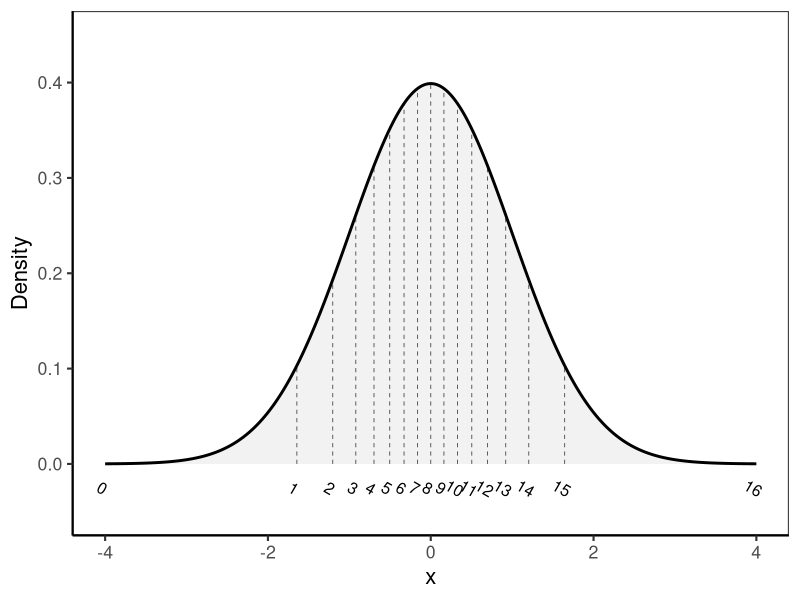

Generate this figure with R:
library(ggplot2)
library(ggthemes)
library(dplyr)

# Generate data for the normal distribution
x <- seq(-4, 4, length.out = 1000)
y <- dnorm(x)
df <- data.frame(x = x, y = y)

# Calculate quantiles
# Use ±20 for infinity
quantiles <- c(-20, qnorm(seq(0.05, 0.95, length.out = 15)), 20)

# Create data frame for the clipped vertical lines
line_data <- data.frame()
for (q in quantiles[2:(length(quantiles) - 1)]) { # Skip the ±20 points
  y_at_q <- dnorm(q)
  line_data <- rbind(
    line_data,
    data.frame(
      x = q,
      y_start = 0,
      y_end = y_at_q
    )
  )
}

# Create data for filled intervals
interval_data <- data.frame()
for (i in 1:(length(quantiles) - 1)) {
  x_seq <- seq(max(-4, quantiles[i]),
    min(4, quantiles[i + 1]),
    length.out = 100
  )
  interval_data <- rbind(
    interval_data,
    data.frame(
      x = x_seq,
      y = dnorm(x_seq),
      group = i
    )
  )
}

# Create the plot
p <- ggplot() +
  # Add filled intervals
  geom_ribbon(
    data = interval_data,
    aes(x = x, ymin = 0, ymax = y, group = group),
    fill = "lightgray",
    alpha = 0.3
  ) +
  # Add the normal distribution curve
  geom_line(
    data = df, aes(x = x, y = y),
    color = "black", size = 1
  ) +
  # Add thin dashed vertical lines for quantiles
  geom_segment(
    data = line_data,
    aes(
      x = x, xend = x,
      y = y_start, yend = y_end
    ),
    color = "black",
    linetype = "dashed",
    size = 0.3,
    alpha = 0.7
  ) +
  # Add quantile labels
  geom_text(
    data = data.frame(
      x = quantiles[2:(length(quantiles) - 1)], # Skip the ±20 points
      y = rep(-0.02, 15),
      label = paste0("", 1:15)
    ),
    aes(x = x, y = y, label = label),
    angle = -30,
    vjust = 1,
    size = 4
  ) +
  # Add infinity labels
  geom_text(
    data = data.frame(
      x = c(-4, 4),
      y = rep(-0.02, 2),
      label = c("0", "16")
    ),
    aes(x = x, y = y, label = label),
    angle = -30,
    vjust = 1,
    size = 4
  ) +
  # Customize the theme and labels
  theme_bw(base_size = 16) +
  theme(
    axis.line = element_line(color = "black"),
    plot.background = element_blank(),
    panel.grid.minor = element_blank(),
    panel.grid.major = element_blank()
  ) +
  labs(
    x = "x",
    y = "Density"
  ) +
  # Set the axis limits
  scale_x_continuous(limits = c(-4, 4)) +
  ylim(-0.05, 0.45) +
  # Add theme customizations
  theme(
    plot.title = element_text(hjust = 0.5),
    plot.subtitle = element_text(hjust = 0.5),
    panel.grid.minor = element_blank()
  )

# Save the plot as PDF
ggsave(
  "normal_quantiles.pdf",
  plot = p,
  width = 10, # Width in inches
  height = 7, # Height in inches
  device = "pdf",
  dpi = 300 # High resolution
)
